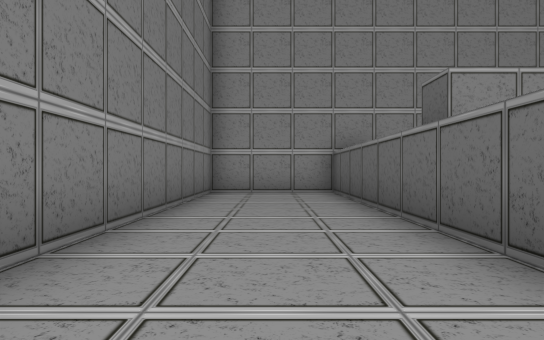
view 1 (above)

13 first-person views from a walk through a scene from a Unity 3-D project. The camera is 0.55 m above the floor, looks level and sees 70° across. The floor is counted in squares, 1 m on a side. Each view is taken from the middle of a square. On the plan, view 1 faces up. The plan holds only what a view shows up to about 10 squares ahead; the rest is blank. The player is left out.

view 2
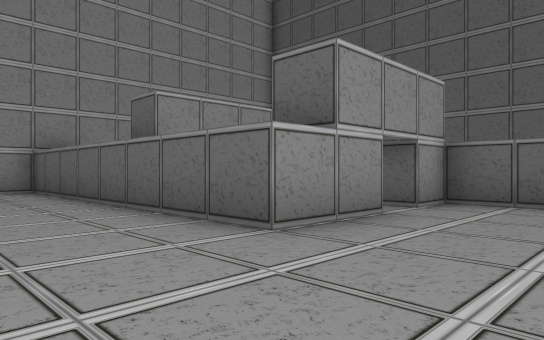

view 3
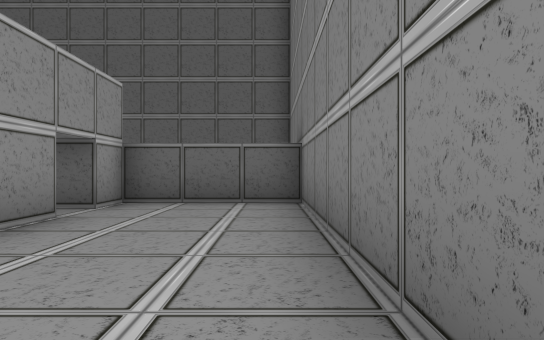

view 4
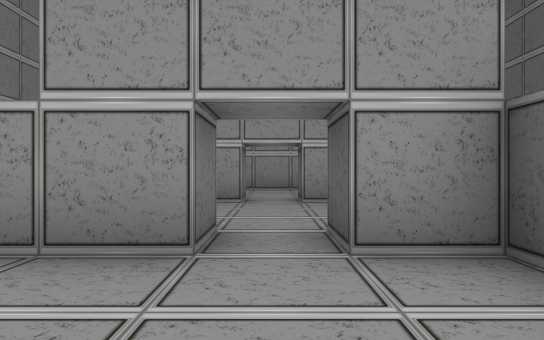

view 5
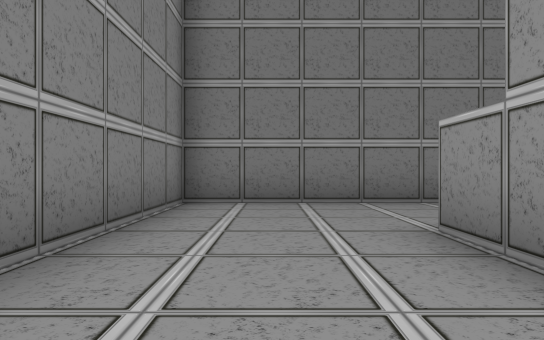

view 6
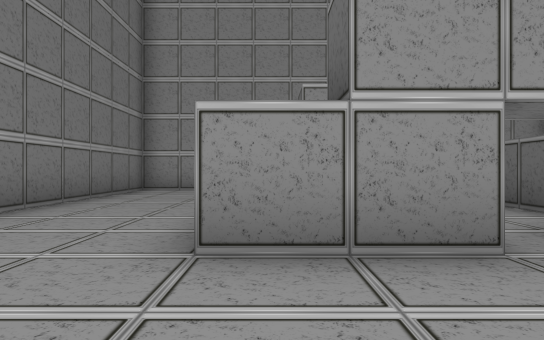

view 7
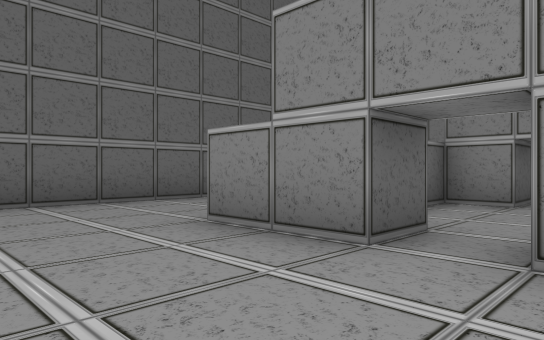

view 8
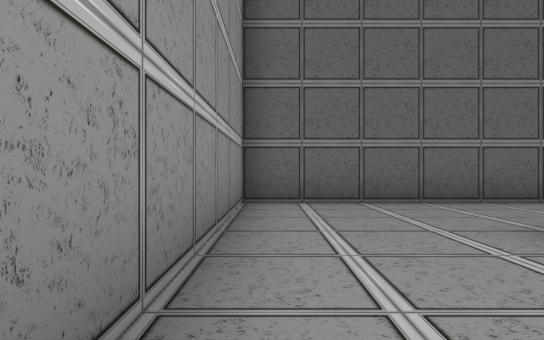

view 9
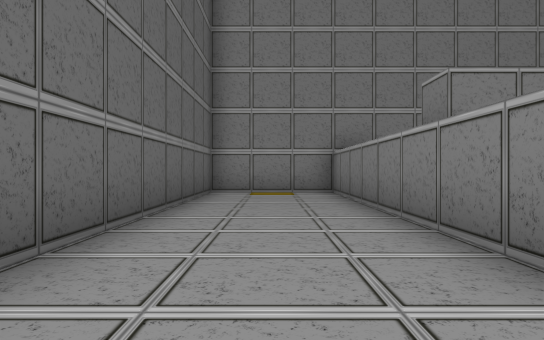

view 10
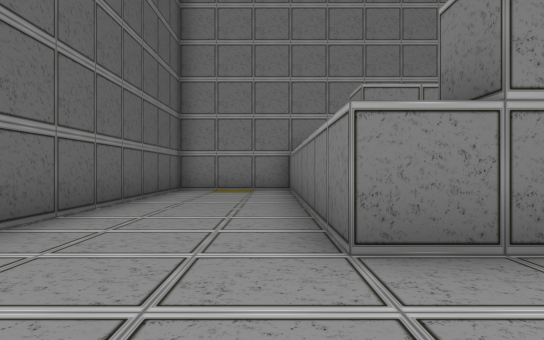

view 11
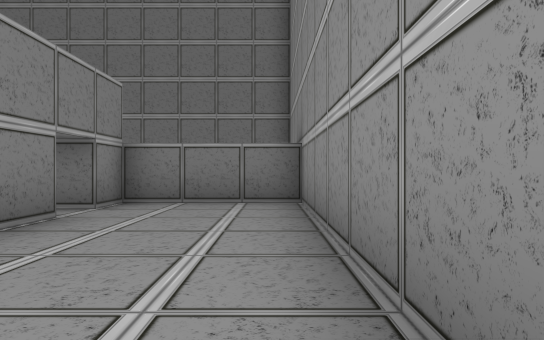

view 12
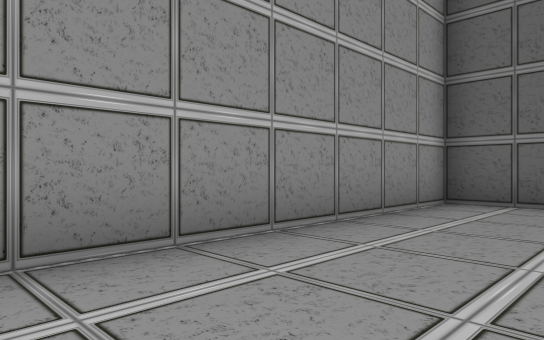

view 13
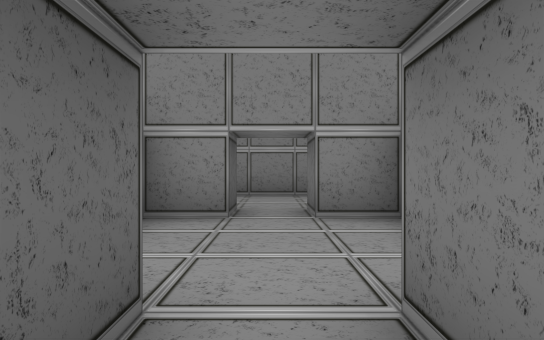

### Floor plan
Ten units are one square. View 1 is at (0, 0); x grows to the right and y downward. Boxes are objects, and circles mark ways between rooms. Rooms are numbered by the first view taken in them; rooms with no view inside come last. Other rooms are left out.
<svg viewBox="-20 -100 120 120">
<path fill="none" stroke="#000" d="M35 -15 15 -15 15 -95 -15 -95 -15 15 55 15 55 -15 45 -15M45 -55 45 -65 65 -65 65 15 95 15 95 -95 25 -95 25 -65 35 -65 35 -55M35 -55 30 -55M50 -55 45 -55M24 -25 35 -25 35 -15M45 -15 45 -25 55 -25 55 -49"/>
<circle cx="40" cy="-20" r="3" fill="#2a7"/>
<circle cx="40" cy="-60" r="3" fill="#2a7"/>
<text x="10" y="-30">1</text>
<text x="70" y="-50">2</text>
<text x="40" y="-40">3</text>
</svg>
Room 1 opens to room 3. Room 2 opens to room 3.

Where each view was taken, in squares from view 1:
view 1: 0 up, 0 right, facing up
view 2: 1 down, 1 left, facing up-right
view 3: 1 down, 1 left, facing right
view 4: 1 down, 4 right, facing up
view 5: 0 up, 5 right, facing left
view 6: 1 down, 2 right, facing up
view 7: 9 up, 3 right, facing down-right
view 8: 9 up, 3 right, facing right
view 9: 8 up, 8 right, facing down
view 10: 9 up, 7 right, facing down
view 11: 9 up, 9 right, facing left
view 12: 7 up, 3 right, facing up-right
view 13: 7 up, 4 right, facing down
